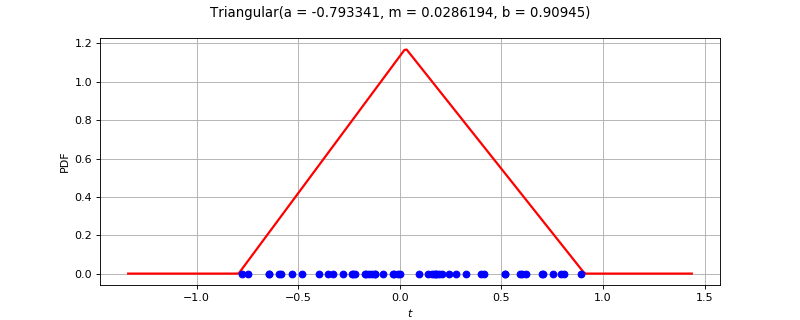

This chart was generated by the following Python code:
import openturns as ot
from matplotlib import pyplot as plt
from openturns.viewer import View
ot.RandomGenerator.SetSeed(0)
factory = ot.TriangularFactory()
ref = factory.build()
dimension = ref.getDimension()
if dimension <= 2:
    sample = ref.getSample(50)
    distribution = factory.build(sample)
    if dimension == 1:
        distribution.setDescription(['$t$'])
        pdf_graph = distribution.drawPDF(256)
        cloud = ot.Cloud(sample, ot.NumericalSample(sample.getSize(), 1))
        cloud.setColor('blue')
        cloud.setPointStyle('fcircle')
        pdf_graph.add(cloud)
        fig = plt.figure(figsize=(10, 4))
        plt.suptitle(str(distribution))
        pdf_axis = fig.add_subplot(111)
        View(pdf_graph, figure=fig, axes=[pdf_axis], add_legend=False)
    else:
        sample = ref.getSample(500)
        distribution.setDescription(['$t_0$', '$t_1$'])
        pdf_graph = distribution.drawPDF([256]*2)
        cloud = ot.Cloud(sample)
        cloud.setColor('red')
        cloud.setPointStyle('fcircle')
        pdf_graph.add(cloud)
        fig = plt.figure(figsize=(10, 4))
        plt.suptitle(str(distribution))
        pdf_axis = fig.add_subplot(111)
        View(pdf_graph, figure=fig, axes=[pdf_axis], add_legend=False)
